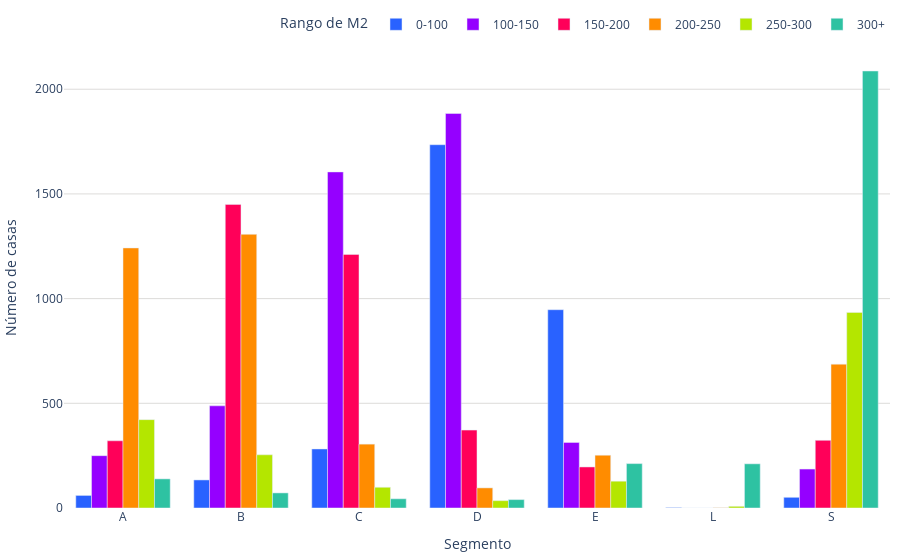

Source (notebook cell):
### Code cell
orden_segmentos=["E", "D", "C", "B","A", "S", "L",'ELITE' ]

def sumar_tablas(dataframes_list):
    tabla_suma = None
    
    for df in dataframes_list:
        tabla_actual = df.groupby(['m2_construido', 'segmento']).size().unstack(fill_value=0)
        
        if tabla_suma is None:
            tabla_suma = tabla_actual
        else:
            tabla_suma = tabla_suma.add(tabla_actual, fill_value=0)
    
    print("Tabla general de frecuencia:")
    print(tabla_suma)
    fig = graficar_tabla(tabla_suma)
    
    # Guardar la gráfica como archivo HTML
    guardar_grafico_como_html(fig, 'g_bar_dist_m2_construidos', carpeta='assets/graficas')
    
    return fig

colores = ['#2962ff', '#9500ff', '#ff0059', '#ff8c00', '#b4e600', '#2EC2A2','#E50CB6','#4225CF','#2CBA4D']

def graficar_tabla(tabla):  
    segmentos = tabla.index
     # Reordenar segmentos según el orden definido
    segmentos_ordenados = [seg for seg in orden_segmentos if seg in segmentos]
    
    banos = tabla.columns
    
    fig = go.Figure()
    
    for i, segmento in enumerate(segmentos):
        color = colores[i % len(colores)]
        fig.add_trace(go.Bar(
            x=banos,
            y=tabla.loc[segmento],
            name=segmento,
            marker_color=color
        ))
    
    fig.update_layout(
        xaxis_title="Segmento",        
        yaxis=dict(
            title='Número de casas',
            gridcolor='#dddcda', # Color de las líneas que dividen los rangos del eje Y
            gridwidth=1,
        ),
        legend_title="Rango de M2",
        barmode='group',
        legend=dict(
            orientation='h',  # Orientación horizontal de la leyenda
            yanchor='bottom',  # Anclar al borde inferior
            y=1.02,  # Colocar la leyenda justo debajo del gráfico
            xanchor='right',
            x=1
        ),
        plot_bgcolor='rgba(0,0,0,0)',  # Color de fondo del gráfico
        margin=dict(l=10, r=10, t=10, b=10) # Ajusta los márgenes (left, right, top, bottom)
    )    
    
    fig.show()    
    return fig

def guardar_grafico_como_html(fig, nombre_archivo, carpeta='assets/graficas'):
    # Crear la carpeta si no existe
    if not os.path.exists(carpeta):
        os.makedirs(carpeta)
    
    # Guardar la gráfica como archivo HTML en la carpeta especificada
    ruta_archivo = os.path.join(carpeta, f'{nombre_archivo}.html')
    pio.write_html(fig, ruta_archivo)
# Llamar a la función sumar_tablas con la lista de DataFrames como argumento
fig = sumar_tablas(dataframes_list)

### Figure 1 — Plotly figure (JSON) as saved in the notebook; plotly's stock layout.template omitted (floating-point values rounded to 4 significant figures)
{"data": [{"marker": {"color": "#2962ff"}, "name": "0-100", "type": "bar", "x": ["A", "B", "C", "D", "E", "L", "S"], "y": [60, 134, 282, 1735, 947, 2, 51]}, {"marker": {"color": "#9500ff"}, "name": "100-150", "type": "bar", "x": ["A", "B", "C", "D", "E", "L", "S"], "y": [250, 488, 1605, 1884, 313, 0, 186]}, {"marker": {"color": "#ff0059"}, "name": "150-200", "type": "bar", "x": ["A", "B", "C", "D", "E", "L", "S"], "y": [321, 1450, 1211, 372, 196, 0, 323]}, {"marker": {"color": "#ff8c00"}, "name": "200-250", "type": "bar", "x": ["A", "B", "C", "D", "E", "L", "S"], "y": [1242, 1307, 305, 96, 252, 1, 687]}, {"marker": {"color": "#b4e600"}, "name": "250-300", "type": "bar", "x": ["A", "B", "C", "D", "E", "L", "S"], "y": [422, 254, 99, 35, 128, 8, 934]}, {"marker": {"color": "#2EC2A2"}, "name": "300+", "type": "bar", "x": ["A", "B", "C", "D", "E", "L", "S"], "y": [139, 72, 44, 40, 212, 211, 2087]}], "layout": {"barmode": "group", "legend": {"orientation": "h", "title": {"text": "Rango de M2"}, "x": 1, "xanchor": "right", "y": 1.02, "yanchor": "bottom"}, "margin": {"b": 10, "l": 10, "r": 10, "t": 10}, "plot_bgcolor": "rgba(0,0,0,0)", "xaxis": {"title": {"text": "Segmento"}}, "yaxis": {"gridcolor": "#dddcda", "gridwidth": 1, "title": {"text": "Número de casas"}}}}
